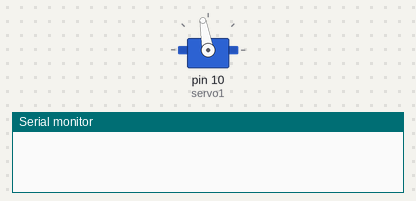
The sketch below on a simulated Arduino Uno, built with avr-gcc and run on an emulated ATmega328P. Parts: servo, the last lines printed to the serial monitor.

Above: at 0.05 s.
At 1.55 s:
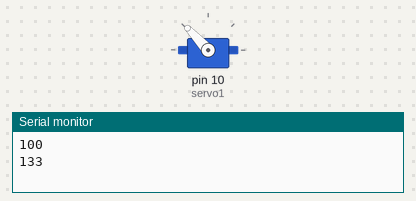
At 2.5 s:
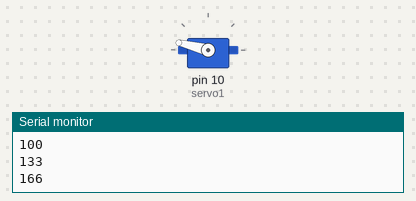
At 5.0 s:
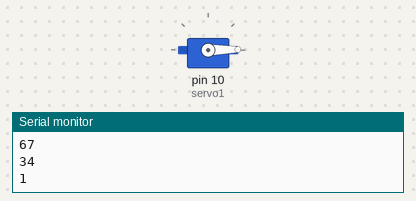
Timing chart, 0 to 6.5 s (numbered marks = the images above):
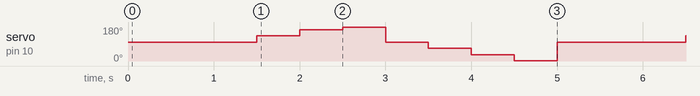

The sketch:

ServoTest.ino
```cpp
#include <AFMotor.h>
#include <Servo.h>
Servo servo1;


void setup() {
  // put your setup code here, to run once:
  servo1.attach(10);
  Serial.begin(9600);

}

void loop() {
  // put your main code here, to run repeatedly:
  int pos = 100;
  int increment = 33;
  servo1.write(pos);

  delay(1000);
  for (int i = 100; i < 200; i += increment)
      {
        servo1.write(i);
        Serial.println(i);
        delay(500);
      }
  for (int i = 100; i > 0; i -= increment)
      {
        servo1.write(i);
        Serial.println(i);
        delay(500);
      }


}
```

Measured:
- by itself, servo on pin 10 (servo1): repeats every 5.0 s: 166° 0.50 s, 180° 0.50 s, 100° 0.50 s, 67° 0.50 s, 34° 0.50 s, 1° 0.50 s, 100° 1.5 s, 133° 0.50 s
